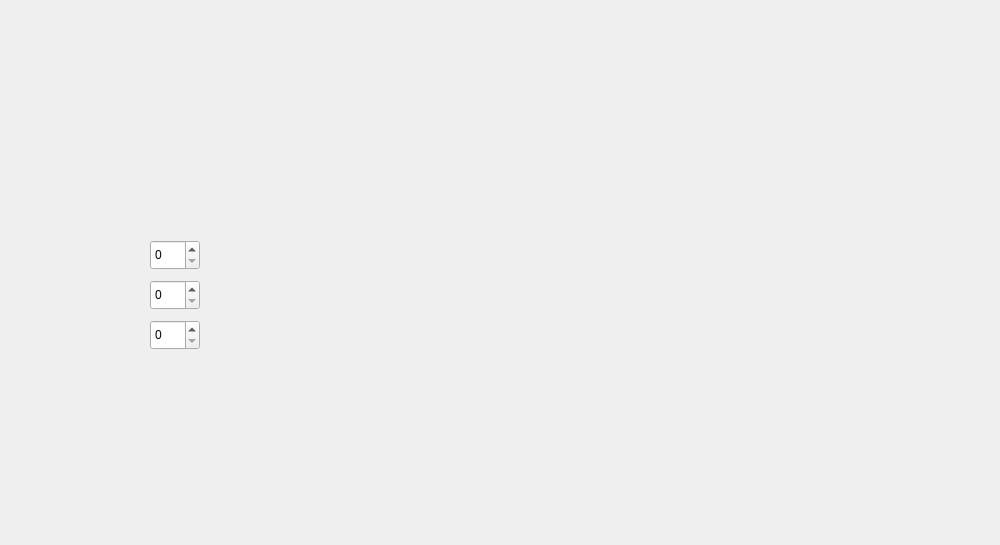
  <widget class="QWidget" name="papuri" native="true">
   <property name="geometry">
    <rect>
     <x>0</x>
     <y>0</y>
     <width>1000</width>
     <height>545</height>
    </rect>
   </property>
   <property name="minimumSize">
    <size>
     <width>1000</width>
     <height>545</height>
    </size>
   </property>
   <property name="maximumSize">
    <size>
     <width>1000</width>
     <height>545</height>
    </size>
   </property>
   <property name="styleSheet">
    <string notr="true">bacground: none;
image: url(:/images/images/SS_L_SCW_BG.png);
</string>
   </property>
   <widget class="QSpinBox" name="spinBoxElectronicsSkill">
    <property name="geometry">
     <rect>
      <x>150</x>
      <y>320</y>
      <width>50</width>
      <height>30</height>
     </rect>
    </property>
    <property name="minimumSize">
     <size>
      <width>50</width>
      <height>30</height>
     </size>
    </property>
    <property name="maximumSize">
     <size>
      <width>50</width>
      <height>16777215</height>
     </size>
    </property>
   </widget>
   <widget class="QSpinBox" name="spinBoxMedicineSkill">
    <property name="geometry">
     <rect>
      <x>150</x>
      <y>240</y>
      <width>50</width>
      <height>30</height>
     </rect>
    </property>
    <property name="minimumSize">
     <size>
      <width>50</width>
      <height>30</height>
     </size>
    </property>
    <property name="maximumSize">
     <size>
      <width>50</width>
      <height>16777215</height>
     </size>
    </property>
   </widget>
   <widget class="QSpinBox" name="spinBoxMechanicSkill">
    <property name="geometry">
     <rect>
      <x>150</x>
      <y>280</y>
      <width>50</width>
      <height>30</height>
     </rect>
    </property>
    <property name="minimumSize">
     <size>
      <width>50</width>
      <height>30</height>
     </size>
    </property>
    <property name="maximumSize">
     <size>
      <width>50</width>
      <height>16777215</height>
     </size>
    </property>
   </widget>
  </widget>
